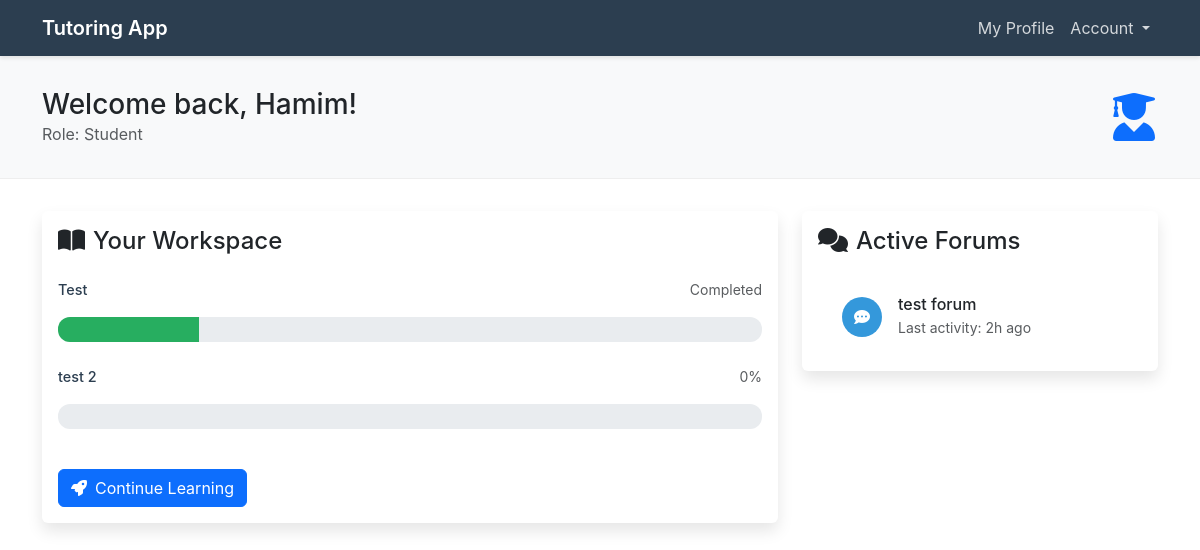
/users/dashboard/ (signed in), run on an earlier commit of the app's database.
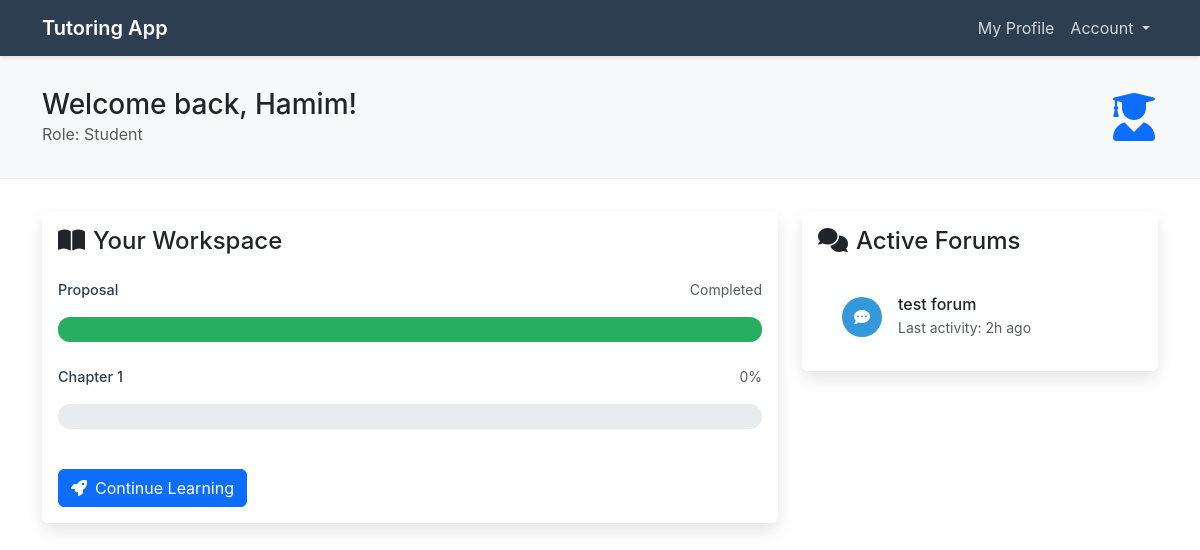
And on a later commit of the database.
### users/models.py (models this page shows, shortened)
class User(AbstractUser, PermissionsMixin):
    USER_TYPE_CHOICES = [
        ('student', 'Student'),
        ('mentor', 'Mentor'),
    ]
    user_type = models.CharField(
        max_length=10,
        choices=USER_TYPE_CHOICES,
        default='student',
        help_text="Set the user as Student or mentor."
    )
    objects = UserManager()
    username = models.CharField(
        _("username"),
        max_length=150,
        unique=True,
        help_text=_(
            "Required. 150 characters or fewer. Letters, digits and @/./+/-/_ only."
        ),
        validators=[
            UnicodeUsernameValidator()
        ],
        error_messages={
            "unique": _("A user with that username already exists."),
        },
        default='default_user'
    )
    password_changed = models.BooleanField(default=False)
    first_name = models.CharField(_("first name"), max_length=150, blank=True)
    last_name = models.CharField(_("last name"), max_length=150, blank=True)
    email = models.EmailField(_("email address"), blank=True, unique=True) # Email Field added

### workspace/models.py (models this page shows, shortened)
class Chapter(models.Model):
    workspace = models.ForeignKey(Workspace, on_delete=models.CASCADE, related_name='chapters')
    date_added = models.DateTimeField(default=timezone.now)
    chapter_name = models.CharField(max_length=200)
    deadline = models.DateTimeField()

### forum/models.py (models this page shows, shortened)
class Forum(models.Model):
    title = models.CharField(max_length=200)
    description = models.TextField()
    created_by = models.ForeignKey(settings.AUTH_USER_MODEL, on_delete=models.SET_NULL, null=True, related_name='forums_created')
    created_at = models.DateTimeField(default=timezone.now)
    participants = models.ManyToManyField(settings.AUTH_USER_MODEL, related_name='forums_joined')
    moderator = models.ForeignKey(settings.AUTH_USER_MODEL, on_delete=models.SET_NULL, null=True, related_name='forums_moderated', blank=True)  # moderator field

### users/views.py (the view, shortened to what this page needs)
# urls.py: path('dashboard/', views.dashboard, name='dashboard'),
@login_required
def dashboard(request):
    student_workspace_progress = {}
    mentor_workspaces_progress = {}
    if hasattr(request.user, 'workspace') and request.user.workspace:
        for chapter in request.user.workspace.chapters.all():
            approved_submissions = chapter.submissions.filter(student=request.user, status='approved')
            submissions = chapter.submissions.filter(student=request.user)
            progress_percentage = 0
            if submissions.count() > 0 :
                progress_percentage = (approved_submissions.count() / submissions.count()) * 100
            student_workspace_progress[chapter.id] = {
              'progress_percentage': progress_percentage,
              'is_completed': approved_submissions.exists(),
            }
    user_forums = Forum.objects.filter(participants=request.user)
    context = {
      'student_workspace_progress': student_workspace_progress,
      'mentor_workspaces_progress': mentor_workspaces_progress,
      'user_forums': user_forums,
    }
    return render(request, 'users/dashboard.html', context)

### workspace/templatetags/custom_filters.py (called while the page is built)
@register.filter
def getkey(dictionary, key):
    try:
        return dictionary.get(key, None)
    except AttributeError:
        return None

### users/templates/users/dashboard.html (shortened to what this page needs)
{% load custom_filters %}
<!DOCTYPE html>
<html lang="en">
<head>
    <link href="https://cdn.jsdelivr.net/npm/bootstrap@5.3.2/dist/css/bootstrap.min.css" rel="stylesheet">
    <link href="https://cdnjs.cloudflare.com/ajax/libs/font-awesome/6.0.0/css/all.min.css" rel="stylesheet">
</head>
<body>
  <nav class="navbar navbar-expand-lg navbar-dark" style="background-color: #2c3e50;">
    <div class="container">
      <a class="navbar-brand" href="#">Tutoring App</a>
      <div class="collapse navbar-collapse" id="navbarNavDropdown">
        <ul class="navbar-nav ms-auto">
          <li class="nav-item">
            <a class="nav-link" href="{% url 'profile_view' %}">My Profile</a>
          </li>
          <li class="nav-item dropdown">
            <a class="nav-link dropdown-toggle" href="#" id="navbarDropdownMenuLink" role="button" data-bs-toggle="dropdown" aria-expanded="false">
              Account
            </a>
          </li>
        </ul>
      </div>
    </div>
  </nav>
  <div class="dashboard-header">
    <div class="container">
      <div class="d-flex justify-content-between align-items-center">
        <div>
          <h1 class="h3 mb-0">Welcome back, {{ request.user.first_name }}!</h1>
          <p class="text-muted mb-0">Role: {{ request.user.get_user_type_display }}</p>
        </div>
        <i class="fas fa-user-graduate fa-3x text-primary"></i>
      </div>
    </div>
  </div>
  <div class="container">
    <div class="row g-4">
      <div class="col-lg-8">
        {% if request.user.workspace %}
        <div class="card">
          <div class="card-body">
            <h4 class="card-title mb-4">
              <i class="fas fa-book-open me-2"></i>Your Workspace
            </h4>
            {% for chapter in request.user.workspace.chapters.all %}
            <div class="chapter-progress">
              <div class="d-flex justify-content-between mb-2">
                <span class="progress-label">{{ chapter.chapter_name }}</span>
                <span class="text-muted small">
                  {% if student_workspace_progress|getkey:chapter.id|getkey:'is_completed' %}
                    Completed
                  {% else %}
                    {{ student_workspace_progress|getkey:chapter.id|getkey:'progress_percentage' }}%
                  {% endif %}
                </span>
              </div>
              <div class="progress">
                <div class="progress-bar {% if student_workspace_progress|getkey:chapter.id|getkey:'is_completed' %} progress-bar-success {% else %} bg-secondary {% endif %}"
                     role="progressbar"
                     style="width: {{ student_workspace_progress|getkey:chapter.id|getkey:'progress_percentage' }}%">
                </div>
              </div>
            </div>
            {% endfor %}
            <a href="{% url 'workspace_view' student_id=request.user.id %}" class="btn btn-primary mt-3">
              <i class="fas fa-rocket me-2"></i>Continue Learning
            </a>
          </div>
        </div>
        {% endif %}
      </div>
      <div class="col-lg-4">
        <div class="card">
          <div class="card-body">
            <h4 class="card-title mb-4">
              <i class="fas fa-comments me-2"></i>Active Forums
            </h4>
            {% if user_forums %}
            <div class="forum-list">
              {% for forum in user_forums %}
              <a href="{% url 'forum_detail' forum_id=forum.id %}" class="list-group-item list-group-item-action">
                <div class="d-flex align-items-center">
                  <div class="icon-wrapper">
                    <i class="fas fa-comment-dots"></i>
                  </div>
                  <div>
                    <h6 class="mb-0">{{ forum.title }}</h6>
                    <small class="text-muted">Last activity: 2h ago</small>
                  </div>
                </div>
              </a>
              {% endfor %}
            </div>
            {% else %}
            <div class="text-center py-4">
              <i class="fas fa-comment-slash fa-2x text-muted mb-3"></i>
              <p class="text-muted">You're not participating in any forums yet.</p>
              <button class="btn btn-outline-secondary">Browse Forums</button>
            </div>
            {% endif %}
          </div>
        </div>
      </div>
    </div>
  </div>
</body>
</html>

### users/templates/users/dashboard.html (style rules this page uses)
:root { --primary-color: #2c3e50; --secondary-color: #3498db; --success-color: #27ae60; --light-bg: #f8f9fa; }
body { font-family: 'Inter', sans-serif; }
.navbar { background: var(--primary-color) !important; box-shadow: 0 2px 4px rgba(0,0,0,0.1); }
.navbar-brand { font-weight: 600; color: white !important; }
.nav-link { color: rgba(255,255,255,0.8) !important; }
.dashboard-header { background: var(--light-bg); padding: 2rem 0; margin-bottom: 2rem; border-bottom: 1px solid #eee; }
.progress-bar-success { background-color: var(--success-color); }
.card { border: none; box-shadow: 0 0.5rem 1rem rgba(0,0,0,0.1); transition: transform 0.2s; margin-bottom: 1.5rem; }
.chapter-progress { margin-bottom: 1.5rem; }
.chapter-progress .progress { height: 25px; border-radius: 12px; }
.progress-label { font-size: 0.9rem; margin-bottom: 0.5rem; color: var(--primary-color); font-weight: 500; }
.forum-list .list-group-item { border: none; padding: 1rem 1.5rem; display: flex; align-items: center; }
.icon-wrapper { width: 40px; height: 40px; border-radius: 50%; background: var(--secondary-color); display: flex; align-items: center; justify-content: center; margin-right: 1rem; color: white; }

What changed in the data, as far as the page shows it:
removed Chapter: chapter_name "Test", shows "Completed"
removed Chapter: chapter_name "test 2", id "0"
added Chapter: chapter_name "Proposal", shows "Completed"
added Chapter: chapter_name "Chapter 1", id "0"
